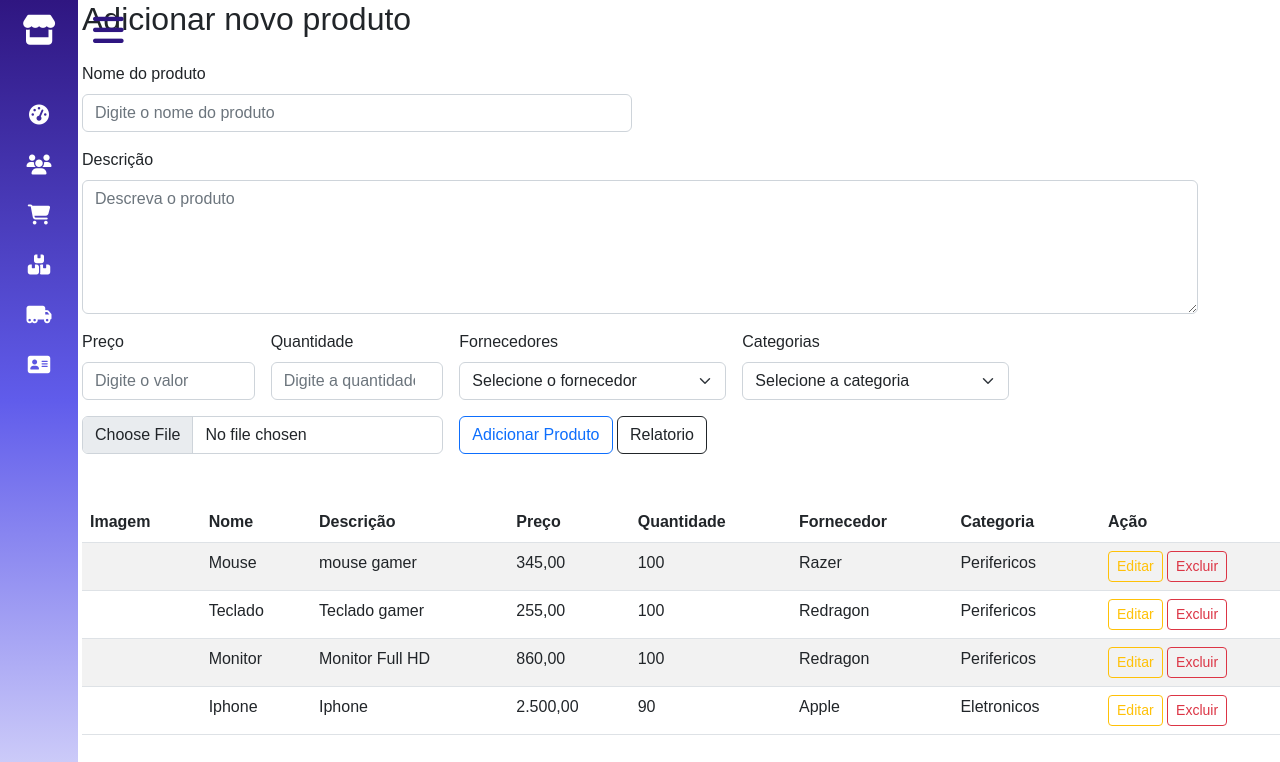
The app's page /addProduto.php (signed in) with its own data.
### tables this page shows
CREATE TABLE IF NOT EXISTS `produto` (
  `idProduto` int(255) NOT NULL AUTO_INCREMENT,
  `nomeProduto` varchar(255) NOT NULL,
  `descricaoProduto` varchar(510) NOT NULL,
  `precoProduto` text NOT NULL,
  `idFornecedor` int(255) NOT NULL,
  `idCategoria` int(255) NOT NULL,
  `qtdeProduto` int(255) NOT NULL,
  `imagemProduto` varchar(255) DEFAULT NULL,
  PRIMARY KEY (`idProduto`)
);

CREATE TABLE IF NOT EXISTS `fornecedor` (
  `idFornecedor` int(255) NOT NULL AUTO_INCREMENT,
  `nomeFornecedor` varchar(300) NOT NULL,
  `cnpj` varchar(20) NOT NULL,
  `telefoneFornecedor` varchar(15) NOT NULL,
  `emailFornecedor` varchar(255) NOT NULL,
  `cep` varchar(10) NOT NULL,
  `estado` varchar(255) NOT NULL,
  `cidade` varchar(255) NOT NULL,
  PRIMARY KEY (`idFornecedor`)
);

CREATE TABLE IF NOT EXISTS `categoria` (
  `idCategoria` int(255) NOT NULL AUTO_INCREMENT,
  `nomeCategoria` varchar(255) NOT NULL,
  PRIMARY KEY (`idCategoria`)
);

### addProduto.php (the view, shortened to what this page needs)
<?php
include("dashboard.php");
?>
<div class="container">
  <form action="<?php $_SERVER['PHP_SELF'] ?>" class="row g-3" method="post" enctype="multipart/form-data">
    <h2>Adicionar novo produto</h2>
    <div class="col-md-6">
      <label for="nomeProduto" class="form-label">Nome do produto</label>
      <input type="text" placeholder="Digite o nome do produto" name="product_name" class="form-control">
    </div>
    <div class="col-12">
      <label for="descricaoProduto" class="form-label">Descrição</label>
      <textarea name="product_description" placeholder="Descreva o produto" cols="20" rows="5" class="form-control"></textarea>
    </div>
    <div class=" col-md-2">
      <label for="precoProduto" class="form-label">Preço</label>
      <input type="text" id="precoProduto" placeholder="Digite o valor" name="product_price" class="form-control" />
    </div>
    <div class="col-md-2">
      <label for="qtdeProduto" class="form-label">Quantidade</label>
      <input type="number" placeholder="Digite a quantidade" name="product_qtde" class="form-control" />
    </div>
    <div class="col-md-3">
      <label for="idFornecedor" class="form-label">Fornecedores</label>
      <select name="product_supplier" class="form-select">
        <option selected>Selecione o fornecedor</option>
      </select>
    </div>
    <div class="col-md-3">
      <label for="idCategoria" class="form-label">Categorias</label>
      <select name="product_category" class="form-select">
        <option selected>Selecione a categoria</option>
      </select>
    </div>
    <div class="col-md-4">
      <input type="file" accept="image/png, image/jpeg, image/jpg" name="product_image" class="form-control" />
    </div>
    <div class="col-md-4">
      <input type="submit" class="btn btn-outline-primary" name="add_product" value="Adicionar Produto" />
      <a href="gerar_relatorio_produto.php" style="text-decoration: none;"><button href="" type="button" class="btn btn-outline-dark ">
          Relatorio </button></a>
    </div>
  </form>
</div>
<div class="container">
  <table class="table table-striped table-hover display" style="width:110%">
    <thead>
      <tr>
        <th>Imagem</th>
        <th>Nome</th>
        <th>Descrição</th>
        <th>Preço</th>
        <th>Quantidade</th>
        <th>Fornecedor</th>
        <th>Categoria</th>
        <th>Ação</th>
      </tr>
    </thead>
    <?php
    $select = mysqli_query($conn, "SELECT *, nomeFornecedor, nomeCategoria FROM produto p INNER JOIN fornecedor f ON p.idFornecedor = f.idFornecedor INNER JOIN categoria c ON p.idCategoria = c.idCategoria");
    ?>
    <?php while ($row = mysqli_fetch_assoc($select)) { ?>
      <tr>
        <td><img src="assets/images/<?php echo $row['imagemProduto']; ?>" height="100" alt=""></td>
        <td><?php echo $row['nomeProduto']; ?></td>
        <td><?php echo $row['descricaoProduto']; ?></td>
        <td><?php echo $row['precoProduto']; ?></td>
        <td><?php echo $row['qtdeProduto']; ?></td>
        <td><?php echo $row['nomeFornecedor']; ?></td>
        <td><?php echo $row['nomeCategoria']; ?></td>
        <td>
          <a href="editarProduto.php?edit=<?php echo $row['idProduto']; ?>" style="text-decoration: none;"> <button type="button" class="btn btn-outline-warning btn-sm">Editar</button> </a>
          <a href="addProduto.php?delete=<?php echo $row['idProduto']; ?>" style="text-decoration: none;"> <button type="button" class="btn btn-outline-danger btn-sm">Excluir</button></a>
        </td>
      </tr>
    <?php }; ?>
  </table>
</div>
<?php
include("rodape.php");
?>

### css/dashboard/colors.css (style rules this page uses)
:root { --body-color: #0244f7; --sidebar-color: #FFF; --primary-color: #695CFE; --primary-color-light: #F6F5FF; --toggle-color: #DDD; --text-color: #707070; }

### records on screen
produto: nomeProduto "Mouse", descricaoProduto "mouse gamer", precoProduto "345,00", qtdeProduto "100", idFornecedor.nomeFornecedor "Razer", idCategoria.nomeCategoria "Perifericos"
produto: nomeProduto "Teclado", descricaoProduto "Teclado gamer", precoProduto "255,00", qtdeProduto "100", idFornecedor.nomeFornecedor "Redragon", idCategoria.nomeCategoria "Perifericos"
produto: nomeProduto "Monitor", descricaoProduto "Monitor Full HD", precoProduto "860,00", qtdeProduto "100", idFornecedor.nomeFornecedor "Redragon", idCategoria.nomeCategoria "Perifericos"
produto: nomeProduto "Iphone", descricaoProduto "Iphone", precoProduto "2.500,00", qtdeProduto "90", idFornecedor.nomeFornecedor "Apple", idCategoria.nomeCategoria "Eletronicos"
